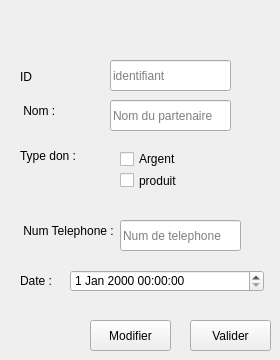
      <widget class="QWidget" name="page_13">
       <widget class="QLabel" name="label_30">
        <property name="geometry">
         <rect>
          <x>10</x>
          <y>90</y>
          <width>71</width>
          <height>41</height>
         </rect>
        </property>
        <property name="toolTip">
         <string>&lt;html&gt;&lt;head/&gt;&lt;body&gt;&lt;p align=&quot;center&quot;&gt;&lt;br/&gt;&lt;/p&gt;&lt;/body&gt;&lt;/html&gt;</string>
        </property>
        <property name="layoutDirection">
         <enum>Qt::LeftToRight</enum>
        </property>
        <property name="styleSheet">
         <string notr="true"/>
        </property>
        <property name="text">
         <string>    Nom :</string>
        </property>
       </widget>
       <widget class="QLineEdit" name="nomp">
        <property name="geometry">
         <rect>
          <x>110</x>
          <y>100</y>
          <width>121</width>
          <height>31</height>
         </rect>
        </property>
        <property name="toolTip">
         <string>nom</string>
        </property>
        <property name="styleSheet">
         <string notr="true"/>
        </property>
        <property name="text">
         <string/>
        </property>
        <property name="placeholderText">
         <string>Nom du partenaire</string>
        </property>
        <property name="clearButtonEnabled">
         <bool>false</bool>
        </property>
       </widget>
       <widget class="QLabel" name="label_31">
        <property name="geometry">
         <rect>
          <x>20</x>
          <y>130</y>
          <width>91</width>
          <height>51</height>
         </rect>
        </property>
        <property name="styleSheet">
         <string notr="true"/>
        </property>
        <property name="text">
         <string>Type don :</string>
        </property>
        <property name="margin">
         <number>1</number>
        </property>
       </widget>
       <widget class="QCheckBox" name="checkBox_3">
        <property name="geometry">
         <rect>
          <x>120</x>
          <y>150</y>
          <width>70</width>
          <height>18</height>
         </rect>
        </property>
        <property name="styleSheet">
         <string notr="true"/>
        </property>
        <property name="text">
         <string>Argent</string>
        </property>
       </widget>
       <widget class="QCheckBox" name="checkBox_4">
        <property name="geometry">
         <rect>
          <x>120</x>
          <y>170</y>
          <width>70</width>
          <height>21</height>
         </rect>
        </property>
        <property name="text">
         <string>produit</string>
        </property>
       </widget>
       <widget class="QPushButton" name="modifierp">
        <property name="geometry">
         <rect>
          <x>90</x>
          <y>320</y>
          <width>81</width>
          <height>31</height>
         </rect>
        </property>
        <property name="toolTip">
         <string>Annuler</string>
        </property>
        <property name="styleSheet">
         <string notr="true"/>
        </property>
        <property name="text">
         <string>Modifier</string>
        </property>
        <property name="icon">
         <iconset resource="Resources.qrc">
          <normaloff>:/new/prefix1/images/modifier.png</normaloff>:/new/prefix1/images/modifier.png</iconset>
        </property>
       </widget>
       <widget class="QPushButton" name="validpartenaire">
        <property name="geometry">
         <rect>
          <x>190</x>
          <y>320</y>
          <width>81</width>
          <height>31</height>
         </rect>
        </property>
        <property name="toolTip">
         <string>Valider</string>
        </property>
        <property name="styleSheet">
         <string notr="true"/>
        </property>
        <property name="text">
         <string>Valider</string>
        </property>
        <property name="icon">
         <iconset>
          <normaloff>../application_02/Images/check.png</normaloff>../application_02/Images/check.png</iconset>
        </property>
       </widget>
       <widget class="QLabel" name="label_32">
        <property name="geometry">
         <rect>
          <x>20</x>
          <y>260</y>
          <width>71</width>
          <height>41</height>
         </rect>
        </property>
        <property name="toolTip">
         <string>&lt;html&gt;&lt;head/&gt;&lt;body&gt;&lt;p align=&quot;center&quot;&gt;&lt;br/&gt;&lt;/p&gt;&lt;/body&gt;&lt;/html&gt;</string>
        </property>
        <property name="layoutDirection">
         <enum>Qt::LeftToRight</enum>
        </property>
        <property name="styleSheet">
         <string notr="true"/>
        </property>
        <property name="text">
         <string>Date :</string>
        </property>
       </widget>
       <widget class="QLabel" name="label_41">
        <property name="geometry">
         <rect>
          <x>10</x>
          <y>210</y>
          <width>111</width>
          <height>41</height>
         </rect>
        </property>
        <property name="toolTip">
         <string>&lt;html&gt;&lt;head/&gt;&lt;body&gt;&lt;p align=&quot;center&quot;&gt;&lt;br/&gt;&lt;/p&gt;&lt;/body&gt;&lt;/html&gt;</string>
        </property>
        <property name="layoutDirection">
         <enum>Qt::LeftToRight</enum>
        </property>
        <property name="styleSheet">
         <string notr="true"/>
        </property>
        <property name="text">
         <string>    Num Telephone :</string>
        </property>
       </widget>
       <widget class="QLineEdit" name="nump">
        <property name="geometry">
         <rect>
          <x>120</x>
          <y>220</y>
          <width>121</width>
          <height>31</height>
         </rect>
        </property>
        <property name="toolTip">
         <string>num de telephone</string>
        </property>
        <property name="styleSheet">
         <string notr="true"/>
        </property>
        <property name="text">
         <string/>
        </property>
        <property name="placeholderText">
         <string>Num de telephone</string>
        </property>
        <property name="clearButtonEnabled">
         <bool>false</bool>
        </property>
       </widget>
       <widget class="QLabel" name="label_6">
        <property name="geometry">
         <rect>
          <x>20</x>
          <y>70</y>
          <width>47</width>
          <height>14</height>
         </rect>
        </property>
        <property name="text">
         <string>ID</string>
        </property>
       </widget>
       <widget class="QLineEdit" name="idp">
        <property name="geometry">
         <rect>
          <x>110</x>
          <y>60</y>
          <width>121</width>
          <height>31</height>
         </rect>
        </property>
        <property name="toolTip">
         <string>Id</string>
        </property>
        <property name="styleSheet">
         <string notr="true"/>
        </property>
        <property name="text">
         <string/>
        </property>
        <property name="placeholderText">
         <string>identifiant</string>
        </property>
        <property name="clearButtonEnabled">
         <bool>false</bool>
        </property>
       </widget>
       <widget class="QDateTimeEdit" name="date_partenaire">
        <property name="geometry">
         <rect>
          <x>70</x>
          <y>270</y>
          <width>194</width>
          <height>22</height>
         </rect>
        </property>
       </widget>
      </widget>
